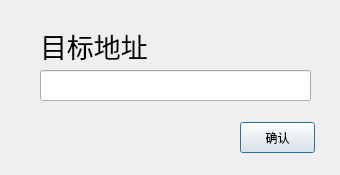
<?xml version="1.0" encoding="UTF-8"?>
<ui version="4.0">
 <class>SendFileDialog</class>
 <widget class="QDialog" name="SendFileDialog">
  <property name="geometry">
   <rect>
    <x>0</x>
    <y>0</y>
    <width>340</width>
    <height>175</height>
   </rect>
  </property>
  <property name="windowTitle">
   <string>目标地址</string>
  </property>
  <property name="modal">
   <bool>true</bool>
  </property>
  <widget class="QLineEdit" name="path">
   <property name="geometry">
    <rect>
     <x>40</x>
     <y>70</y>
     <width>271</width>
     <height>31</height>
    </rect>
   </property>
   <property name="font">
    <font>
     <family>宋体</family>
     <pointsize>12</pointsize>
    </font>
   </property>
  </widget>
  <widget class="QLabel" name="label">
   <property name="geometry">
    <rect>
     <x>40</x>
     <y>30</y>
     <width>131</width>
     <height>31</height>
    </rect>
   </property>
   <property name="font">
    <font>
     <family>宋体</family>
     <pointsize>20</pointsize>
    </font>
   </property>
   <property name="text">
    <string>目标地址</string>
   </property>
  </widget>
  <widget class="QPushButton" name="pushButton">
   <property name="geometry">
    <rect>
     <x>240</x>
     <y>122</y>
     <width>75</width>
     <height>31</height>
    </rect>
   </property>
   <property name="text">
    <string>确认</string>
   </property>
  </widget>
 </widget>
 <resources/>
 <connections/>
</ui>
